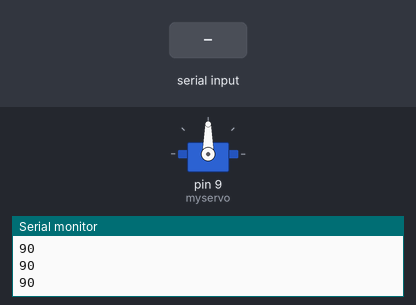
Bench run of a sketch on a simulated Arduino Uno, built with avr-gcc and run on an emulated ATmega328P. Parts: servo, the last lines printed to the serial monitor. Inputs (shaded band) come from the test bench.

Above: at 1.2 s.
1.3 s: "r" received over Serial
At 2.2 s:
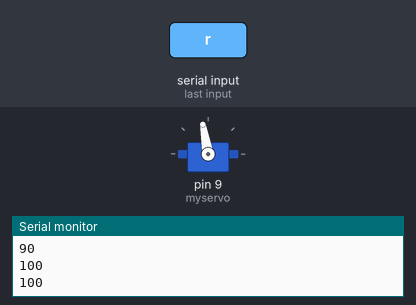
3.0 s: "c" received over Serial
At 3.3 s:
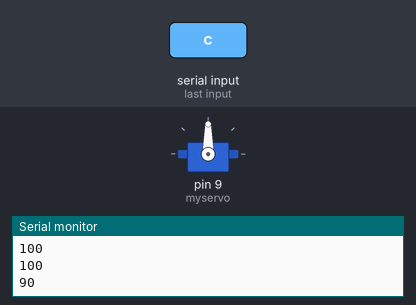
4.5 s: "R" received over Serial
At 5.7 s:
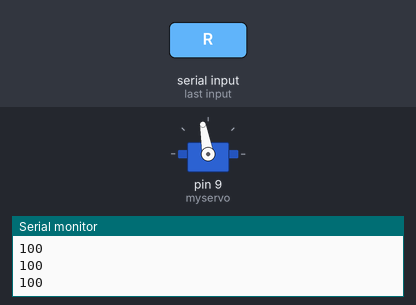
Timing chart, 0 to 7.5 s (numbered marks = the images above; inputs shaded):
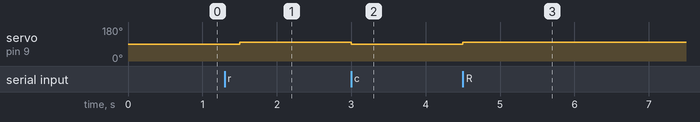

The sketch:

Single-Servo-Testing.ino
```cpp
/*                    Instructions:
//
//
//  Step.1) Upload code & connect the servo to the arduino on pin #9.
//  Step.2) Code will automatically Center the motor at start, SO DO NOT HAVE IT ATTACHED TO YOUR ROBOT, take out the servo so your dont damage your robo.
//          you can stop here if you are just centering the servo, but if you want to test it further continue on.
//
//  Step.3) Open up the Serial Monitor and you cna type "r" or "l"; for moving the servo 10 degrees to the right or left, or type "c" to center the servo at 90 degrees
//  Step.4) PROFIT
//
//  NOTE:
//  When you are putting your servo back into your robot, I recommend have your servo powered, connected to this code and having it centered.
//  This will make it so when you you it back into you
//
*/

#include<Servo.h>

Servo myservo;
int pos = 90;   // Center position for a positional servo
int Min = 10;   // set to 10 and not 0 to prevent the servo from accedentally going past 0
int Max = 170;  // set to 170 and not 180 to prevent the servo from accedentally going past 180

void setup(){
myservo.attach(9);  // Servo digital pin = 9
Serial.begin(9600); // Set your Serial Monitor to a Baud Rate of 9600
}

void loop() {
char ch;
if (Serial.available())   //  Raad the incoming value for the Serial monitor
{
  ch = Serial.read();
if(ch == 'c' || ch == 'C')
{
  pos = 90;
}
else if ((ch == 'r' || ch == 'R') && pos < Max)
{
  pos = pos + 10;
}
else if ((ch == 'l' || ch=='L') && pos > Min)
{
  pos = pos - 10;
}
}
myservo.write(pos);
int poo = myservo.read();  // named it "poo" because why not
Serial.println(poo);
delay(500);
}
```

Measured:
- after the input at 1.3 s, servo on pin 9 (myservo): 90° → 100° after 0.20 s
- after the input at 3.0 s, servo on pin 9 (myservo): 100° → 90° at once
- after the input at 4.5 s, servo on pin 9 (myservo): 90° → 100° at once
